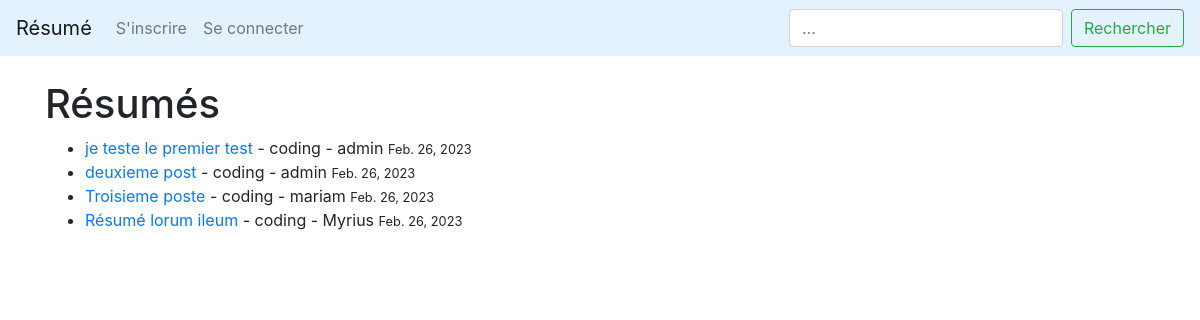
Before: / with the older database file.
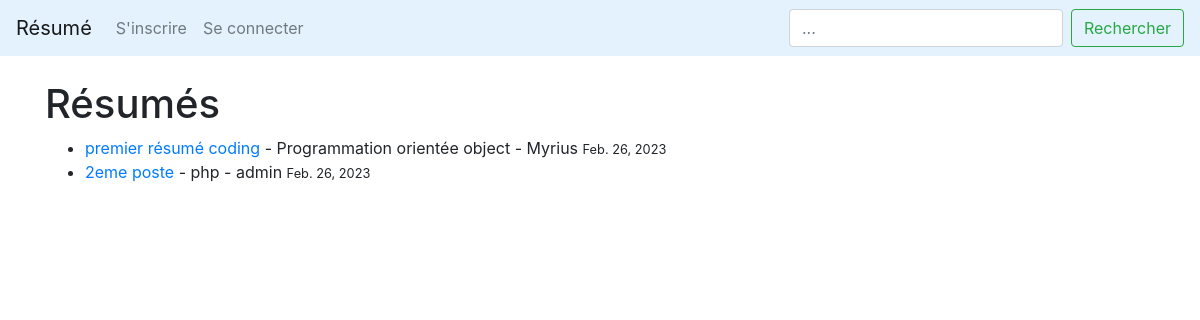
After: the same page with the newer database file.
### LeBlog/models.py (models this page shows, shortened)
class Post(models.Model):
        title = models.CharField(max_length=255)
        title_tag = models.CharField(max_length=255)
        author = models.ForeignKey(User, on_delete=models.CASCADE)
        body = models.TextField()
        post_date = models.DateField(auto_now_add=True)
        categorie = models.CharField(max_length=255)

### LeBlog/views.py (the view)
# urls.py: path('', HomeView.as_view(), name="home"),
class HomeView(ListView):
    model = Post
    template_name = 'home.html'
    ordering = ['-post_date']

### LeBlog/templates/home.html (shortened to what this page needs)
{% extends 'base.html' %}
{% block content %}
<h1>Résumés</h1>
<ul>
{%for post in object_list%}
    <li> <a href="{% url 'post-details' post.pk %}">{{post.title}}</a> - {{post.categorie}} - {{post.author}} <small>{{ post.post_date }}</small>
{%endfor%}
</ul>
{% endblock %}

### LeBlog/templates/base.html (shortened to what this page needs)
<!doctype html>
<html lang="en">
  <head>
    <link rel="stylesheet" href="https://cdn.jsdelivr.net/npm/bootstrap@4.4.1/dist/css/bootstrap.min.css">
  </head>
  <body>
  <nav class="navbar navbar-expand-lg navbar-light" style="background-color: #e3f2fd;">
  <a class="navbar-brand" href="{% url 'home' %}">Résumé</a>
  <div class="collapse navbar-collapse" id="navbarSupportedContent">
    <ul class="navbar-nav mr-auto">
      {% if user.is_authenticated %}
         <li class="nav-item">
          <a class="nav-link" href="{% url 'add_post' %}">Ajouter un résumé</a>
         </li>
        <li class="nav-item">
          <a class="nav-link" href="{% url 'add_cat' %}">Ajouter une categorie</a>
         </li>
        <li class="nav-item">
          <a class="nav-link" href="{% url 'logout' %}">Se déconnecter</a>
        </li>
      {% else %}
        <li class="nav-item">
          <a class="nav-link" href="{% url 'register' %}">S'inscrire</a>
        </li>
        <li class="nav-item">
          <a class="nav-link" href="{% url 'login' %}">Se connecter</a>
        </li>
      {% endif %}
    </ul>
    <form class="form-inline my-2 my-lg-0">
      <input class="form-control mr-sm-2" type="search" placeholder="..." aria-label="Search">
      <button class="btn btn-outline-success my-2 my-sm-0" type="submit">Rechercher</button>
    </form>
  </div>
</nav>
    <br/>
  <div class="container">
    {% block content %}
    {% endblock %}
  </div>
  </body>
</html>

Changed rows visible on the page:
removed Post: title "je teste le premier test", categorie "coding", author "admin", post_date "Feb. 26, 2023"
removed Post: title "deuxieme post", categorie "coding", author "admin", post_date "Feb. 26, 2023"
removed Post: title "Troisieme poste", categorie "coding", author "mariam", post_date "Feb. 26, 2023"
removed Post: title "Résumé lorum ileum", categorie "coding", author "Myrius", post_date "Feb. 26, 2023"
added Post: title "premier résumé coding", categorie "Programmation orientée object", author "Myrius", post_date "Feb. 26, 2023"
added Post: title "2eme poste", categorie "php", author "admin", post_date "Feb. 26, 2023"
